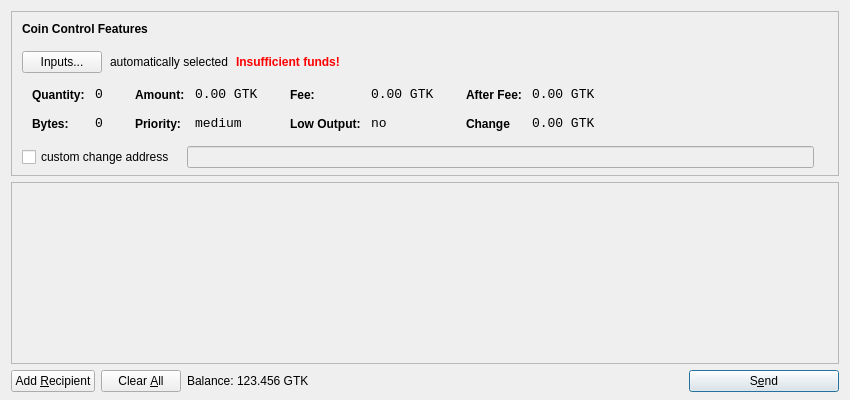
<?xml version="1.0" encoding="UTF-8"?>
<ui version="4.0">
 <class>SendCoinsDialog</class>
 <widget class="QDialog" name="SendCoinsDialog">
  <property name="geometry">
   <rect>
    <x>0</x>
    <y>0</y>
    <width>850</width>
    <height>400</height>
   </rect>
  </property>
  <property name="windowTitle">
   <string>Send Coins</string>
  </property>
  <layout class="QVBoxLayout" name="verticalLayout" stretch="0,1,0">
   <property name="bottomMargin">
    <number>8</number>
   </property>
   <item>
    <widget class="QFrame" name="frameCoinControl">
     <property name="sizePolicy">
      <sizepolicy hsizetype="Expanding" vsizetype="Expanding">
       <horstretch>0</horstretch>
       <verstretch>0</verstretch>
      </sizepolicy>
     </property>
     <property name="maximumSize">
      <size>
       <width>16777215</width>
       <height>16777215</height>
      </size>
     </property>
     <property name="frameShape">
      <enum>QFrame::StyledPanel</enum>
     </property>
     <property name="frameShadow">
      <enum>QFrame::Sunken</enum>
     </property>
     <layout class="QVBoxLayout" name="verticalLayoutCoinControl2">
      <property name="spacing">
       <number>-1</number>
      </property>
      <property name="leftMargin">
       <number>0</number>
      </property>
      <property name="topMargin">
       <number>0</number>
      </property>
      <property name="rightMargin">
       <number>0</number>
      </property>
      <property name="bottomMargin">
       <number>6</number>
      </property>
      <item>
       <layout class="QVBoxLayout" name="verticalLayoutCoinControl" stretch="0,0,0,0,1">
        <property name="spacing">
         <number>0</number>
        </property>
        <property name="leftMargin">
         <number>10</number>
        </property>
        <property name="topMargin">
         <number>10</number>
        </property>
        <item>
         <layout class="QHBoxLayout" name="horizontalLayoutCoinControl1">
          <property name="bottomMargin">
           <number>15</number>
          </property>
          <item>
           <widget class="QLabel" name="labelCoinControlFeatures">
            <property name="sizePolicy">
             <sizepolicy hsizetype="Preferred" vsizetype="Maximum">
              <horstretch>0</horstretch>
              <verstretch>0</verstretch>
             </sizepolicy>
            </property>
            <property name="font">
             <font>
              <weight>75</weight>
              <bold>true</bold>
             </font>
            </property>
            <property name="styleSheet">
             <string notr="true">font-weight:bold;</string>
            </property>
            <property name="text">
             <string>Coin Control Features</string>
            </property>
           </widget>
          </item>
         </layout>
        </item>
        <item>
         <layout class="QHBoxLayout" name="horizontalLayoutCoinControl2" stretch="0,0,0,0">
          <property name="spacing">
           <number>8</number>
          </property>
          <property name="bottomMargin">
           <number>10</number>
          </property>
          <item>
           <widget class="QPushButton" name="pushButtonCoinControl">
            <property name="styleSheet">
             <string notr="true"/>
            </property>
            <property name="text">
             <string>Inputs...</string>
            </property>
           </widget>
          </item>
          <item>
           <widget class="QLabel" name="labelCoinControlAutomaticallySelected">
            <property name="text">
             <string>automatically selected</string>
            </property>
            <property name="margin">
             <number>5</number>
            </property>
           </widget>
          </item>
          <item>
           <widget class="QLabel" name="labelCoinControlInsuffFunds">
            <property name="font">
             <font>
              <weight>75</weight>
              <bold>true</bold>
             </font>
            </property>
            <property name="styleSheet">
             <string notr="true">color:red;font-weight:bold;</string>
            </property>
            <property name="text">
             <string>Insufficient funds!</string>
            </property>
            <property name="margin">
             <number>5</number>
            </property>
           </widget>
          </item>
          <item>
           <spacer name="horizontalSpacerCoinControl">
            <property name="orientation">
             <enum>Qt::Horizontal</enum>
            </property>
            <property name="sizeHint" stdset="0">
             <size>
              <width>40</width>
              <height>1</height>
             </size>
            </property>
           </spacer>
          </item>
         </layout>
        </item>
        <item>
         <widget class="QWidget" name="widgetCoinControl" native="true">
          <property name="sizePolicy">
           <sizepolicy hsizetype="Preferred" vsizetype="Preferred">
            <horstretch>0</horstretch>
            <verstretch>0</verstretch>
           </sizepolicy>
          </property>
          <property name="minimumSize">
           <size>
            <width>0</width>
            <height>0</height>
           </size>
          </property>
          <property name="styleSheet">
           <string notr="true"/>
          </property>
          <layout class="QHBoxLayout" name="horizontalLayoutCoinControl5">
           <property name="margin">
            <number>0</number>
           </property>
           <item>
            <layout class="QHBoxLayout" name="horizontalLayoutCoinControl3" stretch="0,0,0,1">
             <property name="spacing">
              <number>20</number>
             </property>
             <property name="topMargin">
              <number>0</number>
             </property>
             <property name="bottomMargin">
              <number>10</number>
             </property>
             <item>
              <layout class="QFormLayout" name="formLayoutCoinControl1">
               <property name="horizontalSpacing">
                <number>10</number>
               </property>
               <property name="verticalSpacing">
                <number>14</number>
               </property>
               <property name="leftMargin">
                <number>10</number>
               </property>
               <property name="topMargin">
                <number>4</number>
               </property>
               <property name="rightMargin">
                <number>6</number>
               </property>
               <item row="0" column="0">
                <widget class="QLabel" name="labelCoinControlQuantityText">
                 <property name="styleSheet">
                  <string notr="true">font-weight:bold;</string>
                 </property>
                 <property name="text">
                  <string>Quantity:</string>
                 </property>
                 <property name="margin">
                  <number>0</number>
                 </property>
                </widget>
               </item>
               <item row="0" column="1">
                <widget class="QLabel" name="labelCoinControlQuantity">
                 <property name="font">
                  <font>
                   <family>Monospace</family>
                   <pointsize>10</pointsize>
                  </font>
                 </property>
                 <property name="cursor">
                  <cursorShape>IBeamCursor</cursorShape>
                 </property>
                 <property name="contextMenuPolicy">
                  <enum>Qt::ActionsContextMenu</enum>
                 </property>
                 <property name="text">
                  <string>0</string>
                 </property>
                 <property name="margin">
                  <number>0</number>
                 </property>
                 <property name="textInteractionFlags">
                  <set>Qt::LinksAccessibleByMouse|Qt::TextSelectableByKeyboard|Qt::TextSelectableByMouse</set>
                 </property>
                </widget>
               </item>
               <item row="1" column="0">
                <widget class="QLabel" name="labelCoinControlBytesText">
                 <property name="styleSheet">
                  <string notr="true">font-weight:bold;</string>
                 </property>
                 <property name="text">
                  <string>Bytes:</string>
                 </property>
                </widget>
               </item>
               <item row="1" column="1">
                <widget class="QLabel" name="labelCoinControlBytes">
                 <property name="font">
                  <font>
                   <family>Monospace</family>
                   <pointsize>10</pointsize>
                  </font>
                 </property>
                 <property name="cursor">
                  <cursorShape>IBeamCursor</cursorShape>
                 </property>
                 <property name="contextMenuPolicy">
                  <enum>Qt::ActionsContextMenu</enum>
                 </property>
                 <property name="text">
                  <string>0</string>
                 </property>
                 <property name="textInteractionFlags">
                  <set>Qt::LinksAccessibleByMouse|Qt::TextSelectableByKeyboard|Qt::TextSelectableByMouse</set>
                 </property>
                </widget>
               </item>
              </layout>
             </item>
             <item>
              <layout class="QFormLayout" name="formLayoutCoinControl2">
               <property name="horizontalSpacing">
                <number>10</number>
               </property>
               <property name="verticalSpacing">
                <number>14</number>
               </property>
               <property name="leftMargin">
                <number>6</number>
               </property>
               <property name="topMargin">
                <number>4</number>
               </property>
               <property name="rightMargin">
                <number>6</number>
               </property>
               <item row="0" column="0">
                <widget class="QLabel" name="labelCoinControlAmountText">
                 <property name="styleSheet">
                  <string notr="true">font-weight:bold;</string>
                 </property>
                 <property name="text">
                  <string>Amount:</string>
                 </property>
                 <property name="margin">
                  <number>0</number>
                 </property>
                </widget>
               </item>
               <item row="0" column="1">
                <widget class="QLabel" name="labelCoinControlAmount">
                 <property name="font">
                  <font>
                   <family>Monospace</family>
                   <pointsize>10</pointsize>
                  </font>
                 </property>
                 <property name="cursor">
                  <cursorShape>IBeamCursor</cursorShape>
                 </property>
                 <property name="contextMenuPolicy">
                  <enum>Qt::ActionsContextMenu</enum>
                 </property>
                 <property name="text">
                  <string>0.00 GTK</string>
                 </property>
                 <property name="textInteractionFlags">
                  <set>Qt::LinksAccessibleByMouse|Qt::TextSelectableByKeyboard|Qt::TextSelectableByMouse</set>
                 </property>
                </widget>
               </item>
               <item row="1" column="0">
                <widget class="QLabel" name="labelCoinControlPriorityText">
                 <property name="styleSheet">
                  <string notr="true">font-weight:bold;</string>
                 </property>
                 <property name="text">
                  <string>Priority:</string>
                 </property>
                </widget>
               </item>
               <item row="1" column="1">
                <widget class="QLabel" name="labelCoinControlPriority">
                 <property name="font">
                  <font>
                   <family>Monospace</family>
                   <pointsize>10</pointsize>
                  </font>
                 </property>
                 <property name="cursor">
                  <cursorShape>IBeamCursor</cursorShape>
                 </property>
                 <property name="contextMenuPolicy">
                  <enum>Qt::ActionsContextMenu</enum>
                 </property>
                 <property name="text">
                  <string>medium</string>
                 </property>
                 <property name="textInteractionFlags">
                  <set>Qt::LinksAccessibleByMouse|Qt::TextSelectableByKeyboard|Qt::TextSelectableByMouse</set>
                 </property>
                </widget>
               </item>
              </layout>
             </item>
             <item>
              <layout class="QFormLayout" name="formLayoutCoinControl3">
               <property name="horizontalSpacing">
                <number>10</number>
               </property>
               <property name="verticalSpacing">
                <number>14</number>
               </property>
               <property name="leftMargin">
                <number>6</number>
               </property>
               <property name="topMargin">
                <number>4</number>
               </property>
               <property name="rightMargin">
                <number>6</number>
               </property>
               <item row="0" column="0">
                <widget class="QLabel" name="labelCoinControlFeeText">
                 <property name="styleSheet">
                  <string notr="true">font-weight:bold;</string>
                 </property>
                 <property name="text">
                  <string>Fee:</string>
                 </property>
                 <property name="margin">
                  <number>0</number>
                 </property>
                </widget>
               </item>
               <item row="0" column="1">
                <widget class="QLabel" name="labelCoinControlFee">
                 <property name="font">
                  <font>
                   <family>Monospace</family>
                   <pointsize>10</pointsize>
                  </font>
                 </property>
                 <property name="cursor">
                  <cursorShape>IBeamCursor</cursorShape>
                 </property>
                 <property name="contextMenuPolicy">
                  <enum>Qt::ActionsContextMenu</enum>
                 </property>
                 <property name="text">
                  <string>0.00 GTK</string>
                 </property>
                 <property name="textInteractionFlags">
                  <set>Qt::LinksAccessibleByMouse|Qt::TextSelectableByKeyboard|Qt::TextSelectableByMouse</set>
                 </property>
                </widget>
               </item>
               <item row="1" column="0">
                <widget class="QLabel" name="labelCoinControlLowOutputText">
                 <property name="styleSheet">
                  <string notr="true">font-weight:bold;</string>
                 </property>
                 <property name="text">
                  <string>Low Output:</string>
                 </property>
                </widget>
               </item>
               <item row="1" column="1">
                <widget class="QLabel" name="labelCoinControlLowOutput">
                 <property name="font">
                  <font>
                   <family>Monospace</family>
                   <pointsize>10</pointsize>
                  </font>
                 </property>
                 <property name="cursor">
                  <cursorShape>IBeamCursor</cursorShape>
                 </property>
                 <property name="contextMenuPolicy">
                  <enum>Qt::ActionsContextMenu</enum>
                 </property>
                 <property name="text">
                  <string>no</string>
                 </property>
                 <property name="textInteractionFlags">
                  <set>Qt::LinksAccessibleByMouse|Qt::TextSelectableByKeyboard|Qt::TextSelectableByMouse</set>
                 </property>
                </widget>
               </item>
              </layout>
             </item>
             <item>
              <layout class="QFormLayout" name="formLayoutCoinControl4">
               <property name="horizontalSpacing">
                <number>10</number>
               </property>
               <property name="verticalSpacing">
                <number>14</number>
               </property>
               <property name="leftMargin">
                <number>6</number>
               </property>
               <property name="topMargin">
                <number>4</number>
               </property>
               <property name="rightMargin">
                <number>6</number>
               </property>
               <item row="0" column="0">
                <widget class="QLabel" name="labelCoinControlAfterFeeText">
                 <property name="styleSheet">
                  <string notr="true">font-weight:bold;</string>
                 </property>
                 <property name="text">
                  <string>After Fee:</string>
                 </property>
                 <property name="margin">
                  <number>0</number>
                 </property>
                </widget>
               </item>
               <item row="0" column="1">
                <widget class="QLabel" name="labelCoinControlAfterFee">
                 <property name="font">
                  <font>
                   <family>Monospace</family>
                   <pointsize>10</pointsize>
                  </font>
                 </property>
                 <property name="cursor">
                  <cursorShape>IBeamCursor</cursorShape>
                 </property>
                 <property name="contextMenuPolicy">
                  <enum>Qt::ActionsContextMenu</enum>
                 </property>
                 <property name="text">
                  <string>0.00 GTK</string>
                 </property>
                 <property name="textInteractionFlags">
                  <set>Qt::LinksAccessibleByMouse|Qt::TextSelectableByKeyboard|Qt::TextSelectableByMouse</set>
                 </property>
                </widget>
               </item>
               <item row="1" column="0">
                <widget class="QLabel" name="labelCoinControlChangeText">
                 <property name="styleSheet">
                  <string notr="true">font-weight:bold;</string>
                 </property>
                 <property name="text">
                  <string>Change</string>
                 </property>
                </widget>
               </item>
               <item row="1" column="1">
                <widget class="QLabel" name="labelCoinControlChange">
                 <property name="font">
                  <font>
                   <family>Monospace</family>
                   <pointsize>10</pointsize>
                  </font>
                 </property>
                 <property name="cursor">
                  <cursorShape>IBeamCursor</cursorShape>
                 </property>
                 <property name="contextMenuPolicy">
                  <enum>Qt::ActionsContextMenu</enum>
                 </property>
                 <property name="text">
                  <string>0.00 GTK</string>
                 </property>
                 <property name="textInteractionFlags">
                  <set>Qt::LinksAccessibleByMouse|Qt::TextSelectableByKeyboard|Qt::TextSelectableByMouse</set>
                 </property>
                </widget>
               </item>
              </layout>
             </item>
            </layout>
           </item>
          </layout>
         </widget>
        </item>
        <item>
         <layout class="QHBoxLayout" name="horizontalLayoutCoinControl4" stretch="0,0,0">
          <property name="spacing">
           <number>12</number>
          </property>
          <property name="sizeConstraint">
           <enum>QLayout::SetDefaultConstraint</enum>
          </property>
          <property name="topMargin">
           <number>5</number>
          </property>
          <property name="rightMargin">
           <number>5</number>
          </property>
          <item>
           <widget class="QCheckBox" name="checkBoxCoinControlChange">
            <property name="text">
             <string>custom change address</string>
            </property>
           </widget>
          </item>
          <item>
           <widget class="QLineEdit" name="lineEditCoinControlChange">
            <property name="enabled">
             <bool>false</bool>
            </property>
            <property name="sizePolicy">
             <sizepolicy hsizetype="Expanding" vsizetype="Fixed">
              <horstretch>0</horstretch>
              <verstretch>0</verstretch>
             </sizepolicy>
            </property>
           </widget>
          </item>
          <item>
           <widget class="QLabel" name="labelCoinControlChangeLabel">
            <property name="sizePolicy">
             <sizepolicy hsizetype="Preferred" vsizetype="Expanding">
              <horstretch>0</horstretch>
              <verstretch>0</verstretch>
             </sizepolicy>
            </property>
            <property name="minimumSize">
             <size>
              <width>0</width>
              <height>0</height>
             </size>
            </property>
            <property name="text">
             <string/>
            </property>
            <property name="margin">
             <number>3</number>
            </property>
           </widget>
          </item>
         </layout>
        </item>
        <item>
         <spacer name="verticalSpacerCoinControl">
          <property name="orientation">
           <enum>Qt::Vertical</enum>
          </property>
          <property name="sizeHint" stdset="0">
           <size>
            <width>800</width>
            <height>1</height>
           </size>
          </property>
         </spacer>
        </item>
       </layout>
      </item>
     </layout>
    </widget>
   </item>
   <item>
    <widget class="QScrollArea" name="scrollArea">
     <property name="widgetResizable">
      <bool>true</bool>
     </property>
     <widget class="QWidget" name="scrollAreaWidgetContents">
      <property name="geometry">
       <rect>
        <x>0</x>
        <y>0</y>
        <width>830</width>
        <height>165</height>
       </rect>
      </property>
      <layout class="QVBoxLayout" name="verticalLayout_2">
       <property name="margin">
        <number>0</number>
       </property>
       <item>
        <layout class="QVBoxLayout" name="entries">
         <property name="spacing">
          <number>6</number>
         </property>
        </layout>
       </item>
       <item>
        <spacer name="verticalSpacer">
         <property name="orientation">
          <enum>Qt::Vertical</enum>
         </property>
         <property name="sizeHint" stdset="0">
          <size>
           <width>20</width>
           <height>40</height>
          </size>
         </property>
        </spacer>
       </item>
      </layout>
     </widget>
    </widget>
   </item>
   <item>
    <layout class="QHBoxLayout" name="horizontalLayout">
     <item>
      <widget class="QPushButton" name="addButton">
       <property name="toolTip">
        <string>Send to multiple recipients at once</string>
       </property>
       <property name="text">
        <string>Add &amp;Recipient</string>
       </property>
       <property name="icon">
        <iconset resource="../bitcoin.qrc">
         <normaloff>:/icons/add</normaloff>:/icons/add</iconset>
       </property>
       <property name="autoDefault">
        <bool>false</bool>
       </property>
      </widget>
     </item>
     <item>
      <widget class="QPushButton" name="clearButton">
       <property name="sizePolicy">
        <sizepolicy hsizetype="Minimum" vsizetype="Fixed">
         <horstretch>0</horstretch>
         <verstretch>0</verstretch>
        </sizepolicy>
       </property>
       <property name="toolTip">
        <string>Remove all transaction fields</string>
       </property>
       <property name="text">
        <string>Clear &amp;All</string>
       </property>
       <property name="icon">
        <iconset resource="../bitcoin.qrc">
         <normaloff>:/icons/remove</normaloff>:/icons/remove</iconset>
       </property>
       <property name="autoRepeatDelay">
        <number>300</number>
       </property>
       <property name="autoDefault">
        <bool>false</bool>
       </property>
      </widget>
     </item>
     <item>
      <layout class="QHBoxLayout" name="horizontalLayout_2">
       <property name="spacing">
        <number>3</number>
       </property>
       <item>
        <widget class="QLabel" name="label">
         <property name="sizePolicy">
          <sizepolicy hsizetype="Preferred" vsizetype="Fixed">
           <horstretch>0</horstretch>
           <verstretch>0</verstretch>
          </sizepolicy>
         </property>
         <property name="text">
          <string>Balance:</string>
         </property>
        </widget>
       </item>
       <item>
        <widget class="QLabel" name="labelBalance">
         <property name="sizePolicy">
          <sizepolicy hsizetype="Preferred" vsizetype="Fixed">
           <horstretch>0</horstretch>
           <verstretch>0</verstretch>
          </sizepolicy>
         </property>
         <property name="cursor">
          <cursorShape>IBeamCursor</cursorShape>
         </property>
         <property name="text">
          <string>123.456 GTK</string>
         </property>
         <property name="textInteractionFlags">
          <set>Qt::LinksAccessibleByMouse|Qt::TextSelectableByKeyboard|Qt::TextSelectableByMouse</set>
         </property>
        </widget>
       </item>
      </layout>
     </item>
     <item>
      <spacer name="horizontalSpacer">
       <property name="orientation">
        <enum>Qt::Horizontal</enum>
       </property>
       <property name="sizeHint" stdset="0">
        <size>
         <width>40</width>
         <height>20</height>
        </size>
       </property>
      </spacer>
     </item>
     <item>
      <widget class="QPushButton" name="sendButton">
       <property name="minimumSize">
        <size>
         <width>150</width>
         <height>0</height>
        </size>
       </property>
       <property name="toolTip">
        <string>Confirm the send action</string>
       </property>
       <property name="text">
        <string>S&amp;end</string>
       </property>
       <property name="icon">
        <iconset resource="../bitcoin.qrc">
         <normaloff>:/icons/send</normaloff>:/icons/send</iconset>
       </property>
       <property name="default">
        <bool>true</bool>
       </property>
      </widget>
     </item>
    </layout>
   </item>
  </layout>
 </widget>
 <resources>
  <include location="../bitcoin.qrc"/>
 </resources>
 <connections/>
</ui>
